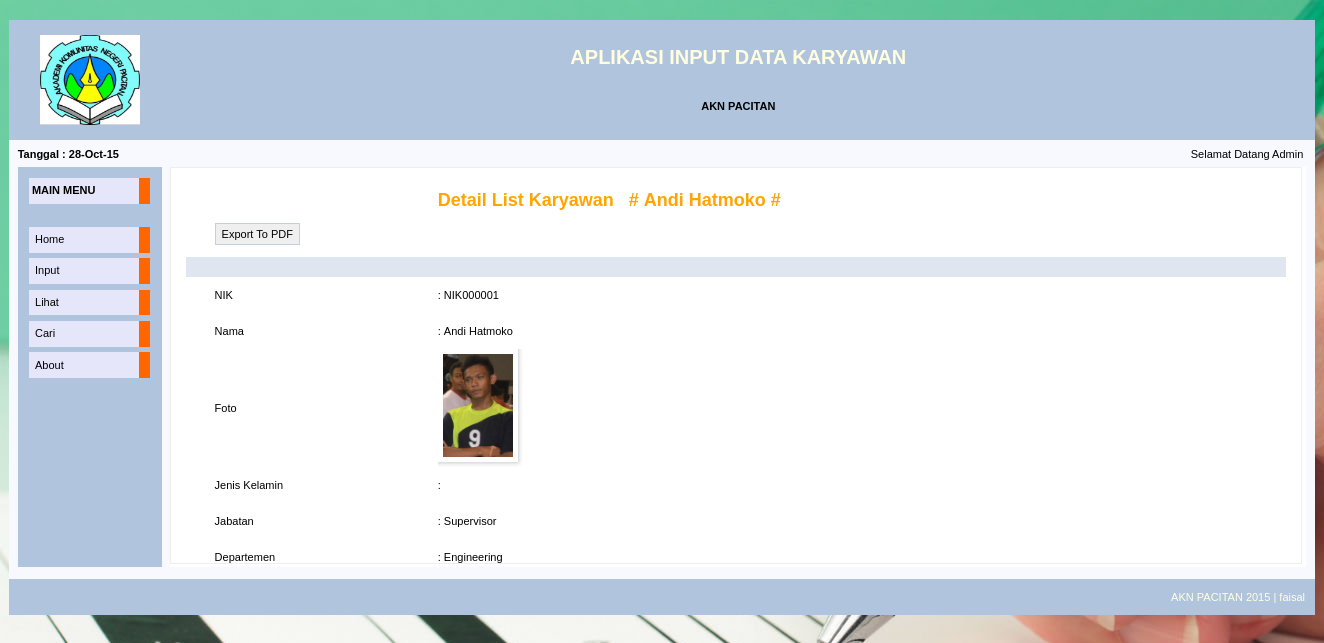
The app's page /index.php?page=detail&nik=NIK000001 with its own data.
### tables this page shows
CREATE TABLE IF NOT EXISTS `data_karyawan` (
  `nik` varchar(9) NOT NULL DEFAULT '',
  `nama` varchar(30) NOT NULL,
  `namafoto` varchar(50) NOT NULL,
  `jk` varchar(1) NOT NULL,
  `jab` varchar(10) NOT NULL,
  `dept` varchar(20) NOT NULL,
  `tmp_lhr` varchar(15) NOT NULL,
  `tgl_lhr` date DEFAULT NULL,
  `gol_darah` varchar(2) NOT NULL,
  `agama` varchar(10) NOT NULL,
  `status` varchar(2) NOT NULL,
  `telp` varchar(12) NOT NULL,
  `email` varchar(30) NOT NULL,
  PRIMARY KEY (`nik`),
  UNIQUE KEY `nik` (`nik`)
);

### detail.php (the view, shortened to what this page needs)
<div style="border:1px solid rgb(238,238,238); padding:10px; overflow:auto; width:1110px; height:375px;">
<?php
if (isset($_GET['nik'])) {
	$nik = $_GET['nik'];
} else {
	die ("Error. Tidak ada Nik yang dipilih Silakan cek kembali! ");
}
$tampil_karyawan = "SELECT * FROM data_karyawan WHERE nik='$nik'";
$sql = mysql_query ($tampil_karyawan);
$hasil_p = mysql_fetch_array ($sql);
	$nik = $hasil_p['nik'];
	$nama = $hasil_p['nama'];
	$foto = $hasil_p['namafoto'];
	$jk = $hasil_p['jk'];
	$jab = $hasil_p['jab'];
	$dept = $hasil_p['dept'];
?>
<form action="#" method="POST" name="detail" enctype="multipart/form-data">
<table width="1100" border="0" align="center" cellpadding="0" cellspacing="0">
		<tr>
			<td width="18">&nbsp;</td>
			<td width="142">&nbsp;</td>
			<td width="540">&nbsp;</td>
		</tr>
		<tr>
			<td>&nbsp;</td>
			<td>&nbsp;</td>
			<td width="540"><font color="orange" size="4" face="arial"><b>Detail List Karyawan&nbsp;&nbsp;&nbsp;#&nbsp;<?=$nama?>&nbsp;#</b></font></td>
		</tr>
		<tr>
			<td>&nbsp;</td>
			<td>&nbsp;</td>
			<td width="540">&nbsp;</td>
		</tr>
		<tr>
			<td>&nbsp;</td>
			<td><input type="button" value="Export To PDF" title="Save as PDF Format" onclick=window.open('report_detail.php?nik=<?=$nik?>','_blank');>&nbsp;</td>
			<td align="right" width="540">&nbsp;</td>
		</tr>
		<tr>
			<td>&nbsp;</td>
			<td>&nbsp;</td>
			<td width="540">&nbsp;</td>
		</tr>
		<tr bgcolor="#DFE6EF" height="20">
			<td>&nbsp;</td>
			<td>&nbsp;</td>
			<td width="540"></td>
		</tr>
		<tr>
			<td >&nbsp;</td>
			<td width="142" height="36">NIK</td>
			<td width="540">:&nbsp;<?=$nik?></td>
		</tr>
		<tr>
			<td>&nbsp;</td>
			<td height="36">Nama</td>
			<td>:&nbsp;<?=$nama?></td>
		</tr>
		<tr>
			<td>&nbsp;</td>
			<td height="36">Foto</td>
			<td>&nbsp;&nbsp;<?php if (empty($foto))
					echo "<strong><img src='images/nopic.gif' width='70' height='110'> <br> No Image </strong>";
					else
					echo"<img class='shadow' align=left src='images/$foto' width='70' heigth='110'/ title='$nama'>"
				?></td>
		</tr>
		<tr>
			<td>&nbsp;</td>
			<td height="36">Jenis Kelamin</td>
			<td>:&nbsp;<?=$jk?></td>
		</tr>
		<tr>
			<td >&nbsp;</td>
			<td height="36">Jabatan</td>
			<td>:&nbsp;<?=$jab?></td>
		</tr>
		<tr>
			<td >&nbsp;</td>
			<td height="36">Departemen</td>
			<td>:&nbsp;<?=$dept?></td>
		</tr>
</table>
</form>
</div>

### style.css (style rules this page uses)
body { font-family: Verdana, Arial, Helvetica, sans-serif; font-size: 11px; }
table { font-family: Verdana, Arial, Helvetica, sans-serif; font-size: 11px; }
input { font-family: Verdana, Arial, Helvetica, sans-serif; font-size: 11px; color: black; height: 22px; border: 1px solid #C2CFDF; }
img.shadow { background: url(image/shadow-1000x1000.gif) no-repeat right bottom; padding: 5px 10px 10px 5px; }
body { background:url(image/back.jpg) }

### records on screen
data_karyawan: nama "Andi Hatmoko", nik "NIK000001", namafoto (picture), jab "Supervisor", dept "Engineering"
